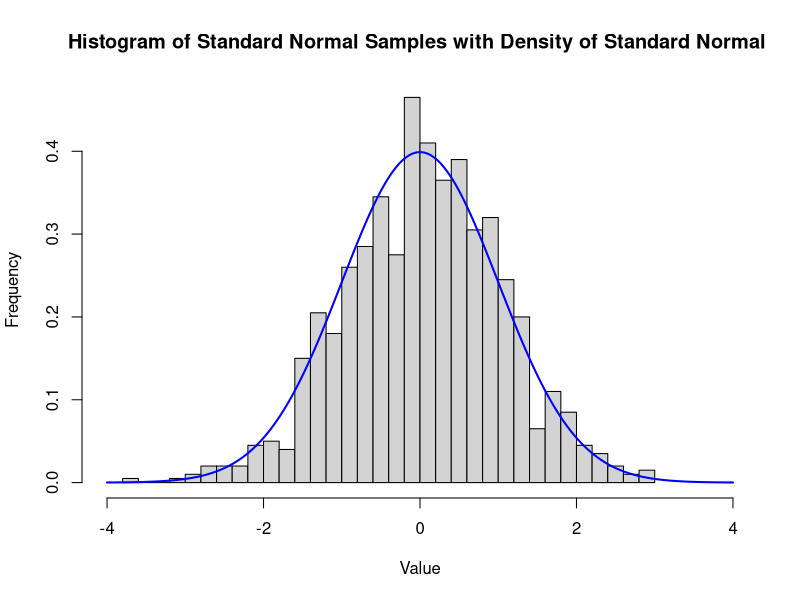
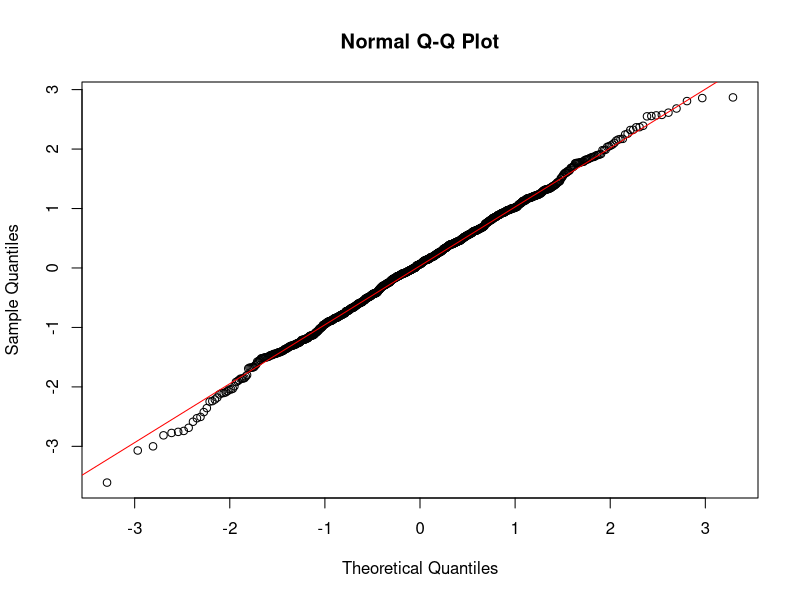

Reproduce these figures in R, in order.
set.seed(123)  # Set the seed for reproducibility
# Parameters
N <- 1000  # Number of samples to generate

# Define the standard normal density function f(x)
f <- function(x) {
  exp(-x^2 / 2) / sqrt(2 * pi)
}

# Define the standard Laplace density function g(x)
g <- function(x) {
  exp(-abs(x)) / 2
}

# Define the range of x values
x <- runif(N)

# Find the maximum ratio
c_value <- max(f(x) / g(x))  # Calculate the maximum value of f(x)/g(x) as c

cat("The value of c such that f(x) <= c * g(x) is:", c_value, "\n")
###############################################################################################
# Function to generate Laplace distributed random variables
generate_laplace <- function(N) {
  u <- runif(N)  # Generate uniform random variables
  laplace_samples <- -sign(u - 0.5) * log(1 - 2 * abs(u - 0.5))  # Inverse transform sampling for Laplace distribution
  return(laplace_samples)
}

# Function to generate standard normal distributed random variables using the accept-reject method
generate_normal_accept_reject <- function(N) {
  normal_samples <- numeric(N)  # Initialize vector to store normal samples
  count_accept <- 0  # Initialize acceptance counter
  count_reject <- 0  # Initialize rejection counter
  for (i in 1:N) {
    while (TRUE) {
      x <- generate_laplace(1)  # Generate a Laplace sample
      u <- runif(1)  # Generate a uniform random variable
      if (u <  f(x) / (c_value * g(x))) {  # Check the accept-reject condition
        normal_samples[i] <- x  # Accept the sample
        count_accept <- count_accept + 1  # Increment acceptance counter
        break  # Exit the while loop
      } else {
        count_reject <- count_reject + 1  # Increment rejection counter
      }
    }
  }
  acceptance_probability <- count_accept / N  # Calculate acceptance probability
  rejection_probability <- count_reject / N  # Calculate rejection probability
  return(list(samples = normal_samples, acceptance_probability = acceptance_probability, 
              rejection_probability = rejection_probability))  # Return the results
}

# Generate normal samples using the accept-reject method
result <- generate_normal_accept_reject(N)
normal_samples <- result$samples
acceptance_probability <- result$acceptance_probability

# Compare estimated and theoretical acceptance probabilities
theoretical_acceptance_probability <- c_value

# Create a data frame for the output
output_df <- data.frame(
  Metric = c("Theoretical acceptance probability", "Estimated acceptance probability"),
  Value = c(theoretical_acceptance_probability, acceptance_probability)
)
# Export the data frame to a CSV file
write.csv(output_df, "Comparision of both probability.csv", row.names = FALSE)

# Plot histogram of obtained sample with standard normal density
hist(normal_samples, breaks = 30, freq = FALSE, main = "Histogram of Standard Normal Samples with Density of Standard Normal ", xlab = "Value", ylab = "Frequency",xlim=c(-4,4))  # Plot histogram
curve(f(x), from = -4, to = 4, col = "blue", lwd = 2, add = TRUE, n = 1000, yaxt = "n")  # Plot standard normal density

# Make QQ-plot
qqnorm(normal_samples)  # Plot QQ-plot
qqline(normal_samples, col = "red")  # Add reference line